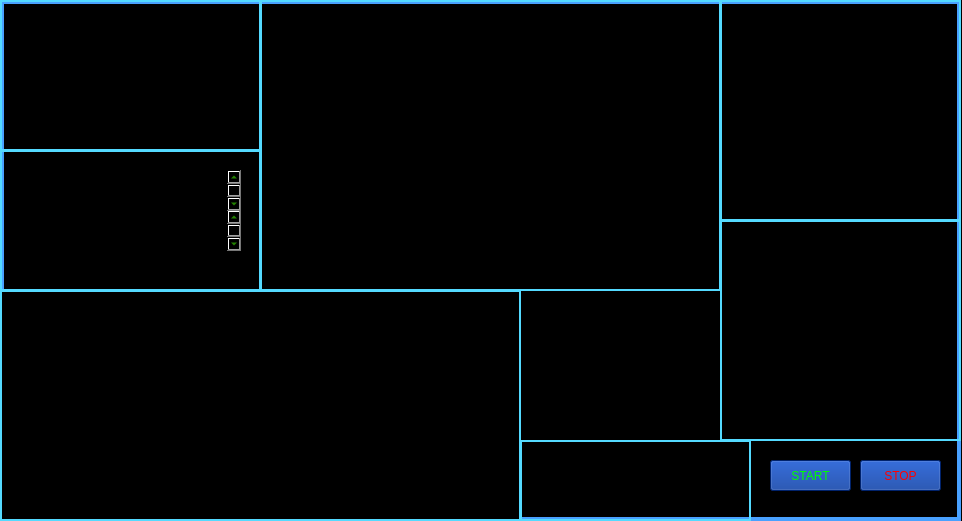
<?xml version="1.0" encoding="UTF-8"?>
<ui version="4.0">
 <class>MainWindow</class>
 <widget class="QMainWindow" name="MainWindow">
  <property name="geometry">
   <rect>
    <x>0</x>
    <y>0</y>
    <width>962</width>
    <height>521</height>
   </rect>
  </property>
  <property name="windowTitle">
   <string>MainWindow</string>
  </property>
  <widget class="QWidget" name="centralwidget">
   <widget class="QLabel" name="background_gif">
    <property name="geometry">
     <rect>
      <x>-30</x>
      <y>-30</y>
      <width>1091</width>
      <height>551</height>
     </rect>
    </property>
    <property name="styleSheet">
     <string notr="true">background-color: rgb(0, 0, 0);</string>
    </property>
    <property name="text">
     <string/>
    </property>
   </widget>
   <widget class="QLabel" name="backgroundborder">
    <property name="geometry">
     <rect>
      <x>0</x>
      <y>0</y>
      <width>961</width>
      <height>521</height>
     </rect>
    </property>
    <property name="styleSheet">
     <string notr="true">border : 4px solid;
border-color: rgb(73, 161, 255);</string>
    </property>
    <property name="text">
     <string/>
    </property>
   </widget>
   <widget class="QLabel" name="pluto_gif">
    <property name="geometry">
     <rect>
      <x>0</x>
      <y>0</y>
      <width>261</width>
      <height>151</height>
     </rect>
    </property>
    <property name="styleSheet">
     <string notr="true">border: 2px solid;
border-color: rgb(84, 218, 255);</string>
    </property>
    <property name="text">
     <string/>
    </property>
    <property name="pixmap">
     <pixmap>animation/pluto-unscreen.gif</pixmap>
    </property>
    <property name="scaledContents">
     <bool>true</bool>
    </property>
   </widget>
   <widget class="QLabel" name="nuron_gif">
    <property name="geometry">
     <rect>
      <x>720</x>
      <y>0</y>
      <width>241</width>
      <height>221</height>
     </rect>
    </property>
    <property name="styleSheet">
     <string notr="true">border: 2px solid;
border-color: rgb(84, 218, 255);</string>
    </property>
    <property name="text">
     <string/>
    </property>
    <property name="pixmap">
     <pixmap>animation/QWc9.gif</pixmap>
    </property>
    <property name="scaledContents">
     <bool>true</bool>
    </property>
   </widget>
   <widget class="QPushButton" name="start_button">
    <property name="geometry">
     <rect>
      <x>770</x>
      <y>460</y>
      <width>81</width>
      <height>31</height>
     </rect>
    </property>
    <property name="styleSheet">
     <string notr="true">color: rgb(0, 255, 0);
font: 14pt &quot;Cooper Black&quot;;
background-color: rgb(0, 48, 151);</string>
    </property>
    <property name="text">
     <string>START</string>
    </property>
   </widget>
   <widget class="QPushButton" name="stop_button">
    <property name="geometry">
     <rect>
      <x>860</x>
      <y>460</y>
      <width>81</width>
      <height>31</height>
     </rect>
    </property>
    <property name="styleSheet">
     <string notr="true">color: rgb(255, 0, 0);
font: 14pt &quot;Cooper Black&quot;;
background-color: rgb(0, 48, 151);</string>
    </property>
    <property name="text">
     <string>STOP</string>
    </property>
   </widget>
   <widget class="QTextBrowser" name="output_box">
    <property name="geometry">
     <rect>
      <x>0</x>
      <y>290</y>
      <width>521</width>
      <height>231</height>
     </rect>
    </property>
    <property name="styleSheet">
     <string notr="true">background-color: rgb(0, 0, 0);
font: 75 14pt &quot;MS Shell Dlg 2&quot;;
color: rgb(0, 208, 231);
border: 2px solid;
border-color: rgb(84, 218, 255);
</string>
    </property>
    <property name="html">
     <string>&lt;!DOCTYPE HTML PUBLIC &quot;-//W3C//DTD HTML 4.0//EN&quot; &quot;http://www.w3.org/TR/REC-html40/strict.dtd&quot;&gt;
&lt;html&gt;&lt;head&gt;&lt;meta name=&quot;qrichtext&quot; content=&quot;1&quot; /&gt;&lt;style type=&quot;text/css&quot;&gt;
p, li { white-space: pre-wrap; }
&lt;/style&gt;&lt;/head&gt;&lt;body style=&quot; font-family:'MS Shell Dlg 2'; font-size:14pt; font-weight:72; font-style:normal;&quot;&gt;
&lt;p style=&quot;-qt-paragraph-type:empty; margin-top:0px; margin-bottom:0px; margin-left:0px; margin-right:0px; -qt-block-indent:0; text-indent:0px;&quot;&gt;&lt;br /&gt;&lt;/p&gt;&lt;/body&gt;&lt;/html&gt;</string>
    </property>
   </widget>
   <widget class="QLabel" name="time_date_bggif">
    <property name="geometry">
     <rect>
      <x>0</x>
      <y>150</y>
      <width>261</width>
      <height>141</height>
     </rect>
    </property>
    <property name="styleSheet">
     <string notr="true">border: 2px solid;
border-color: rgb(84, 218, 255);</string>
    </property>
    <property name="text">
     <string/>
    </property>
    <property name="pixmap">
     <pixmap>animation/J4o.gif</pixmap>
    </property>
    <property name="scaledContents">
     <bool>true</bool>
    </property>
   </widget>
   <widget class="QTextBrowser" name="time">
    <property name="geometry">
     <rect>
      <x>20</x>
      <y>170</y>
      <width>221</width>
      <height>41</height>
     </rect>
    </property>
    <property name="styleSheet">
     <string notr="true">background-color: rgb(0, 0, 0);
color: rgb(57, 210, 1);
font: 75 24pt &quot;MS Shell Dlg 2&quot;;
border: none;
background: transparent;</string>
    </property>
    <property name="html">
     <string>&lt;!DOCTYPE HTML PUBLIC &quot;-//W3C//DTD HTML 4.0//EN&quot; &quot;http://www.w3.org/TR/REC-html40/strict.dtd&quot;&gt;
&lt;html&gt;&lt;head&gt;&lt;meta name=&quot;qrichtext&quot; content=&quot;1&quot; /&gt;&lt;style type=&quot;text/css&quot;&gt;
p, li { white-space: pre-wrap; }
&lt;/style&gt;&lt;/head&gt;&lt;body style=&quot; font-family:'MS Shell Dlg 2'; font-size:24pt; font-weight:72; font-style:normal;&quot;&gt;
&lt;p style=&quot;-qt-paragraph-type:empty; margin-top:0px; margin-bottom:0px; margin-left:0px; margin-right:0px; -qt-block-indent:0; text-indent:0px;&quot;&gt;&lt;br /&gt;&lt;/p&gt;&lt;/body&gt;&lt;/html&gt;</string>
    </property>
   </widget>
   <widget class="QTextBrowser" name="date">
    <property name="geometry">
     <rect>
      <x>20</x>
      <y>210</y>
      <width>221</width>
      <height>41</height>
     </rect>
    </property>
    <property name="styleSheet">
     <string notr="true">background-color: rgb(0, 0, 0);
color: rgb(57, 210, 1);
font: 75 24pt &quot;MS Shell Dlg 2&quot;;
border: none;
background: transparent;</string>
    </property>
    <property name="html">
     <string>&lt;!DOCTYPE HTML PUBLIC &quot;-//W3C//DTD HTML 4.0//EN&quot; &quot;http://www.w3.org/TR/REC-html40/strict.dtd&quot;&gt;
&lt;html&gt;&lt;head&gt;&lt;meta name=&quot;qrichtext&quot; content=&quot;1&quot; /&gt;&lt;style type=&quot;text/css&quot;&gt;
p, li { white-space: pre-wrap; }
&lt;/style&gt;&lt;/head&gt;&lt;body style=&quot; font-family:'MS Shell Dlg 2'; font-size:24pt; font-weight:72; font-style:normal;&quot;&gt;
&lt;p style=&quot;-qt-paragraph-type:empty; margin-top:0px; margin-bottom:0px; margin-left:0px; margin-right:0px; -qt-block-indent:0; text-indent:0px;&quot;&gt;&lt;br /&gt;&lt;/p&gt;&lt;/body&gt;&lt;/html&gt;</string>
    </property>
   </widget>
   <widget class="QLabel" name="circle_gif">
    <property name="geometry">
     <rect>
      <x>720</x>
      <y>220</y>
      <width>241</width>
      <height>221</height>
     </rect>
    </property>
    <property name="styleSheet">
     <string notr="true">border: 2px solid;
border-color: rgb(84, 218, 255);</string>
    </property>
    <property name="text">
     <string/>
    </property>
    <property name="pixmap">
     <pixmap>animation/Mr3W.gif</pixmap>
    </property>
    <property name="scaledContents">
     <bool>true</bool>
    </property>
   </widget>
   <widget class="QLabel" name="worldmap_gif">
    <property name="geometry">
     <rect>
      <x>260</x>
      <y>0</y>
      <width>461</width>
      <height>291</height>
     </rect>
    </property>
    <property name="styleSheet">
     <string notr="true">border: 2px solid;
border-color: rgb(84, 218, 255);</string>
    </property>
    <property name="text">
     <string/>
    </property>
    <property name="pixmap">
     <pixmap>animation/norse-banks-cyberthreats.gif</pixmap>
    </property>
    <property name="scaledContents">
     <bool>true</bool>
    </property>
   </widget>
   <widget class="QLabel" name="voice">
    <property name="geometry">
     <rect>
      <x>520</x>
      <y>440</y>
      <width>231</width>
      <height>81</height>
     </rect>
    </property>
    <property name="styleSheet">
     <string notr="true">border: 2px solid;
border-color: rgb(84, 218, 255);</string>
    </property>
    <property name="text">
     <string/>
    </property>
    <property name="pixmap">
     <pixmap>animation/voice.gif</pixmap>
    </property>
    <property name="scaledContents">
     <bool>true</bool>
    </property>
   </widget>
  </widget>
 </widget>
 <resources/>
 <connections/>
</ui>
